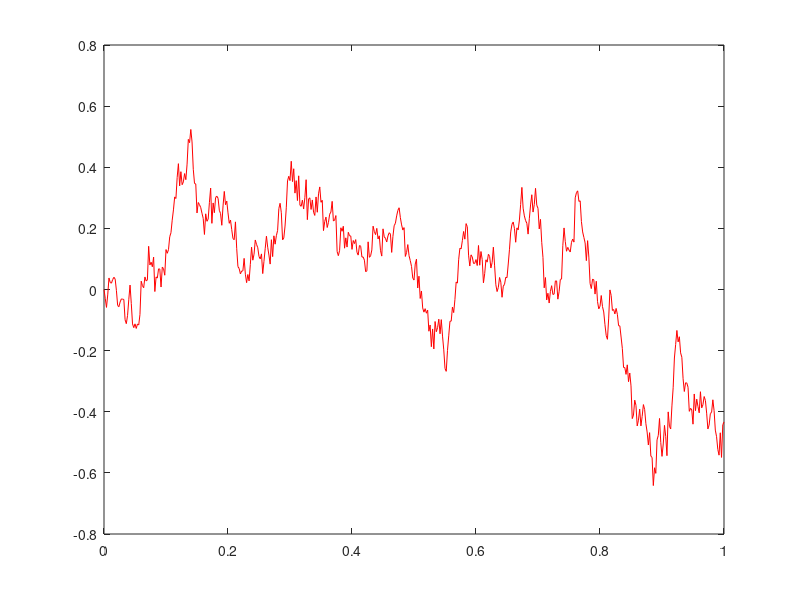

MATLAB code for this plot: (Note: this script raises an error after producing the figure.)
%BPATH1 Brownian path simulation 

randn('state',100)     % set the state of randn 
T = 1; N = 500;dt = T/N;
dw = zeros(1,N);       % preallocate arrays ... 
w = zeros(1,N);     % for efficiency 

dw(1) = sqrt(dt)*randn; % first approximation outside the loop ...
w(1) = dw(1); % since W(O) = 0 is not allowed 
for j = 2:N
dw(j) = sqrt(dt)*randn; % general increment 
w(j) = w(j-1)+ dw(j); 
end
plot([0:dt:T],[0,w],'r-') % plot W against
t xlabel('t','FontSize',16)
ylabel('W(t)','FontSize',16,'Rotation',0)